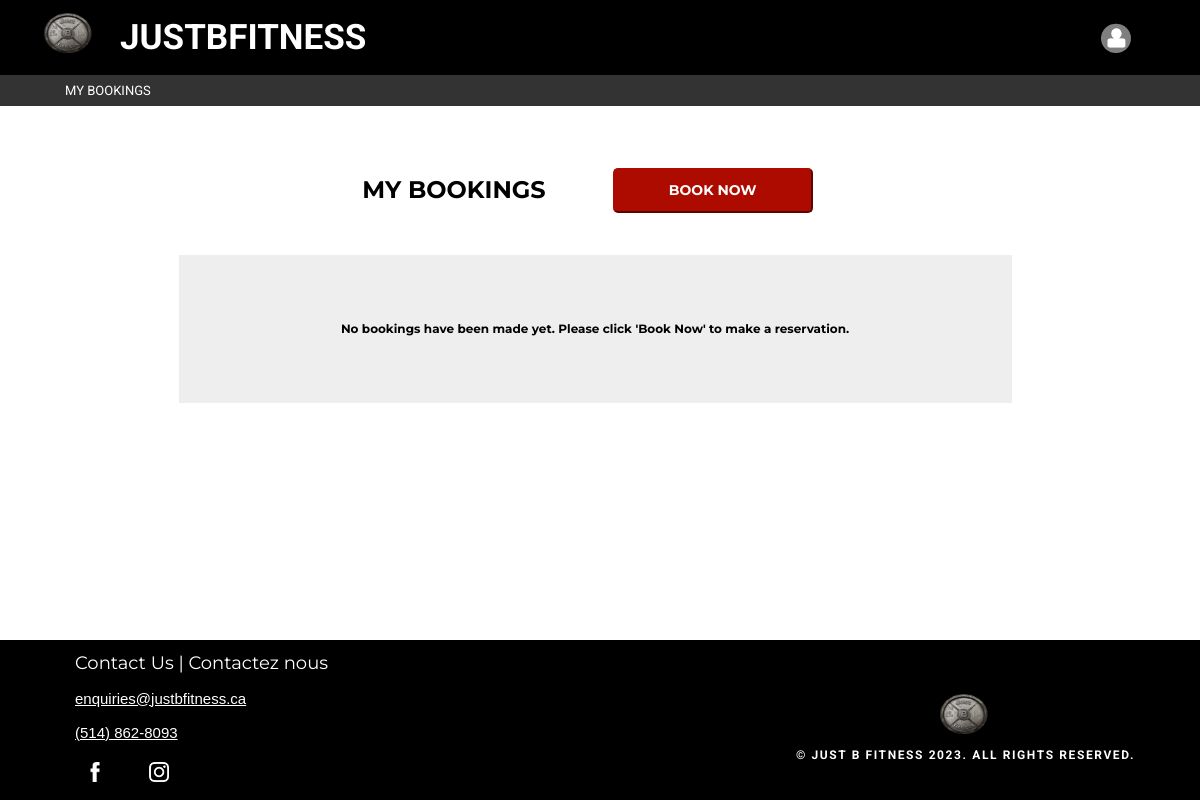
The app's page /Views/Client/index.php (signed in), older data.
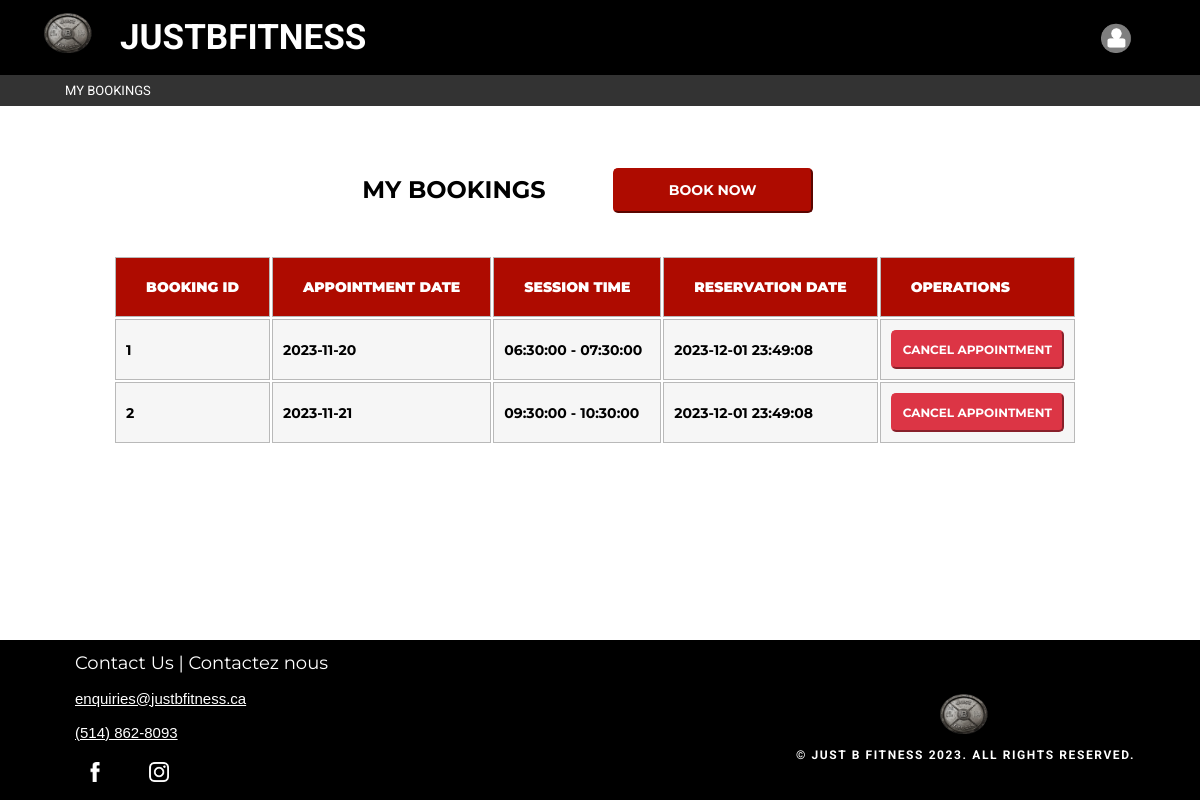
The same page, newer data.
### tables this page shows
CREATE TABLE `booking` (
  `booking_id` int(11) NOT NULL AUTO_INCREMENT,
  `booking_date` datetime DEFAULT NULL,
  `appointment_date` date DEFAULT NULL,
  `timeslot_id` int(11) DEFAULT NULL,
  `user_id` int(11) DEFAULT NULL,
  PRIMARY KEY (`booking_id`)
);

### Models/Booking.php (called while the page is built, shortened)
<?php
include_once dirname(__DIR__) . "/mysqldatabase.php";
class Booking {
    public static function list() {
        global $conn;
        $groupId = isset($_SESSION['group_id']) ? $_SESSION['group_id'] : null;
        if ($groupId == 1) {
            $sql = 'SELECT
                b.BOOKING_ID,
                b.BOOKING_DATE,
                b.APPOINTMENT_DATE,
                CONCAT(t.TIMESLOT_START, " - ", t.TIMESLOT_END) AS SESSION_TIME
            FROM
                BOOKING b
            JOIN TIMESLOTS t ON b.TIMESLOT_ID = t.TIMESLOT_ID
            JOIN USER u ON b.USER_ID = u.USER_ID
            WHERE
                b.USER_ID = ?';
            $stmt = $conn->prepare($sql);
            $stmt->bind_param('i', $_SESSION['user_id']);
        }
        $stmt->execute();
        $result = $stmt->get_result();
        if (method_exists($result, 'fetch_all')) {
            $data = $result->fetch_all(MYSQLI_ASSOC);
        } else {
            $data = array();
            while ($row = $result->fetch_assoc()) {
                $data[] = $row;
            }
        }
        return $data;
    }
}
?>

### Views/Client/index.php (the view, shortened to what this page needs)
<?php
include "../../Models/Booking.php";
$data = Booking::list();
?>
<!DOCTYPE html>
<html lang="en">
<head>
    <link rel="stylesheet" href="../../CSS/home.css">
    <link rel="stylesheet" href="../../CSS/view.css">
</head>
<body>
    <?php include_once "dashboard.php"; ?>
    <div class="center">
        <div class="profile">
            <table>
                <tr>
                    <td>
                        <div class="title-header">MY BOOKINGS</div>
                    </td>
                    <td>
                        <form method="post" action="index.php?controller=booking&action=create">
                            <button type="submit" class="default-button" name="book">Book Now</button>
                        </form>
                    </td>
                </tr>
            </table>
            <?php
if (isset($data) && is_array($data) && !empty($data)) {
    echo '<table>
            <tr>
                <th scope="col"><label>BOOKING ID</label></th>
                <th scope="col"><label>APPOINTMENT DATE</label></th>
                <th scope="col"><label>SESSION TIME</label></th>
                <th scope="col"><label>RESERVATION DATE</label></th>
                <th scope="col"><label>OPERATIONS</label></th>
            </tr>';
    foreach ($data as $booking) {
        echo '
            <tr>
                <td class="table-content"><label>' . $booking['BOOKING_ID'] . '</label></td>
                <td class="table-content"><label>' . $booking['APPOINTMENT_DATE'] . '</label></td>
                <td class="table-content"><label>' . $booking['SESSION_TIME'] . '</label></td>
                <td class="table-content"><label>' . $booking['BOOKING_DATE'] . '</label></td>
                <td class="table-content">
                    <form method="post" action="index.php?controller=booking&action=delete&id=' . $booking['BOOKING_ID'] . '">
                        <input type="hidden" name="booking_id" value="' . $booking['BOOKING_ID'] . '">
                        <button type="submit" class="delete-button" name="delete">Cancel Appointment</button>
                    </form>
                </td>
            </tr>';
    }
    echo '</table>';
} else {
    echo '<div class="null-box"><div class="grey-label">No bookings have been made yet. Please click \'Book Now\' to make a reservation.</div></div>';
}
            ?>
        </div>
    </div>
    <?php include_once "../../footer.php"; ?>
</body>
</html>

### Views/Client/dashboard.php (shortened to what this page needs)
<!DOCTYPE html>
<html lang="en">
<head>
    <link rel="stylesheet" href="../../CSS/home.css">
    <link rel="stylesheet" href="../../CSS/view.css">
</head>
<body>
    <header>
        <div class="header-container">
            <div class="right-box">
                <img class="logo-image" src="../../assets/logo.png" alt="Logo" />
                <div class="title-container"> JustBFitness</div>
            </div>
            <div class="right-box">
                <table>
                    <tr>
                        <td class="dropdown">
                            <div class="icon-container"><img class="icon-image" src="../../assets/profile.png"
                                    alt="Icon" /> </div>
                        </td>
                    </tr>
                </table>
            </div>
        </div>
    </header>
    <nav class="nav-menu">
        <ul>
            <li><a href="index.php?controller=booking&action=list">My Bookings</a></li>
        </ul>
    </nav>
</body>
</html>

### footer.php (shortened to what this page needs)
<!DOCTYPE html>
<html lang="en">
<head>
    <link rel="stylesheet" href="../../CSS/home.css">
</head>
<body>
<footer>
    <div class="left-box">
        <div class="contact-item">
            <div class="contact-label">Contact Us | Contactez nous</div>
            <div class="contact-info">
                <div class="contact-text"><a href="mailto:enquiries@justbfitness.ca">enquiries@justbfitness.ca</a></div>
                <div class="contact-text"><a href="tel:+15148628093">(514) 862-8093</a></div>
            </div>
            <div class="social-icons">
                <a href="https://facebook.com/JustBfitnessOfficial/"><img src="../../assets/facebook.png" ></a>
                <a href="https://www.instagram.com/JustBfitness.ca/"><img src="../../assets/instagram.png"></a>
            </div>
        </div>
    </div>
    <div class="right-box">
        <div class="contact-item">
            <img class="logo-image" src="../../assets/logo.png" alt="Logo">
            <div class="copy-rights-text"> &copy; JUST B FITNESS 2023. ALL RIGHTS RESERVED.</div>
        </div>
    </div>
</footer>
</body>
</html>

### CSS/home.css (style rules this page uses)
body { margin: 0; padding: 0; overflow-x: hidden; }
* { box-sizing: border-box; margin: 0; padding: 0; font-family: 'Oswald', sans-serif; }
header { left: 0px; top: 0px; width: 100%; z-index: 10; background-color: #000000; padding: 15px 15px; }
.header-container { margin: 0 auto; max-width: 100%; height: 45px; position: relative; display: flex; align-items: center; justify-content: space-between; }
.logo-image { width: 55px; height: 40px; margin: 15px 15px 0 30px; align-items: center; }
.logo-container, .icon-container { display: flex; align-items: center; }
.title-container { color: white; font-size: 35px; font-family: 'Roboto', sans-serif; font-weight: bolder; text-transform: uppercase; line-height: 55px; margin-right: 10px; text-align: left; padding-left: 10px; }
.icon-image { width: 50px; height: auto; padding-left: 15px; margin-right: 35px; }
footer { width: 100%; background: black; position: relative; display: flex; justify-content: space-between; align-items: center; padding: 50px; }
.left-box, .right-box { color: #ffffff; height: 60px; display: flex; align-items: center; padding: 15px; }
.right-box { display: flex; align-items: center; justify-content: flex-end; padding: 15px; }
.right-box img { margin-left: 10px; align-self: flex-end; }
.social-icons a { margin: 10px; }
.social-icons img { width: 40px; height: auto; padding: 10px; }
.contact-label { font-family: 'Montserrat', sans-serif; font-size: 18px; line-height: 19.8px; padding: 10px; }
.contact-text { font-family: 'Open Sans', sans-serif; font-size: 15px; line-height: 29.3px; padding-left: 10px; padding-bottom: 5px; }
.contact-text a { color: white; text-decoration: underline; }
.right-box .contact-item img { margin-left: 150px; align-items: center; }
.copy-rights-text { color: white; font-family: 'Roboto', sans-serif; font-weight: bold; font-size: 12px; text-align: center; letter-spacing: 1.6px; margin-left: 10px; padding-top: 10px; }

Row changes from the older to the newer data that the page shows:
now on this page (row edited): booking: booking_id "1", appointment_date "2023-11-20", SESSION_TIME "06:30:00 - 07:30:00", booking_date "2023-12-01 23:49:08"
now on this page (row edited): booking: booking_id "2", appointment_date "2023-11-21", SESSION_TIME "09:30:00 - 10:30:00", booking_date "2023-12-01 23:49:08"
Text that changed along with them:
text no longer shown: "No bookings have been made yet. Please click ' Book Now ' to make a reservation."
text now shown: "BOOKING ID APPOINTMENT DATE SESSION TIME RESERVATION DATE OPERATIONS"
